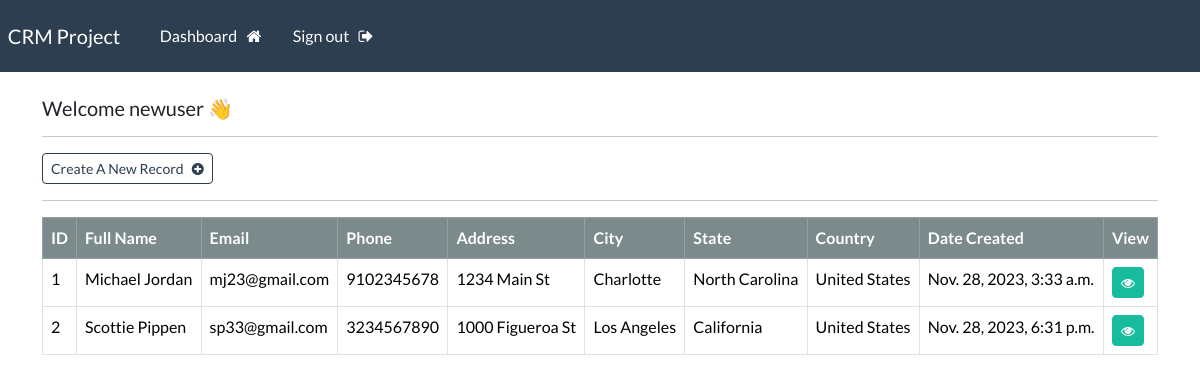
The page /dashboard (signed in) on the database its author committed.
### webapp/models.py (models this page shows, shortened)
class Record(models.Model):
    creation_date = models.DateTimeField(auto_now_add=True)
    first_name = models.CharField(max_length=100)
    last_name = models.CharField(max_length=100)
    email = models.CharField(max_length=255)
    phone = models.CharField(max_length=20)
    address = models.CharField(max_length=300)
    city = models.CharField(max_length=255)
    state = models.CharField(max_length=200)
    country = models.CharField(max_length=125)

### webapp/views.py (the view)
# urls.py: path('dashboard', views.dashboard, name="dashboard"),
@login_required(login_url='my-login')
def dashboard(request):
    my_records = Record.objects.all()
    context = {'records': my_records}
    return render(request, 'webapp/dashboard.html', context=context)

### webapp/templates/webapp/dashboard.html
{% extends 'webapp/base.html' %}
{% block content %}
    <h5> Welcome {{user}} 👋 </h5>
    <hr>
    <a href="{% url 'create-record' %}" class="btn btn-outline-primary btn-sm"> Create A New Record &nbsp; <i class="fa fa-plus-circle" aria-hidden="true"></i> </a>
    <hr>
    <table class="table table-hover table-bordered">
        <thead class="table-dark">
            <tr>
                <th scope="col">ID</th>
                <th scope="col">Full Name</th>
                <th scope="col">Email</th>
                <th scope="col">Phone</th>
                <th scope="col">Address</th>
                <th scope="col">City</th>
                <th scope="col">State</th>
                <th scope="col">Country</th>
                <th scope="col">Date Created</th>
                <th scope="col">View</th>
            </tr>
        </thead>
        <tbody>
        {% if records %}
            {% for record in records %}
            <tr>
                <td> {{record.id}} </td>
                <td> {{record.first_name}} {{record.last_name}} </td>
                <td> {{record.email}} </td>
                <td> {{record.phone}} </td>
                <td> {{record.address}} </td>
                <td> {{record.city}} </td>
                <td> {{record.state}} </td>
                <td> {{record.country}} </td>
                <td> {{record.creation_date}} </td>
                <td> <a class="btn btn-success btn-sm" href="{% url 'record' record.id %}"><i class="fa fa-eye" aria-hidden="true"></i></a> </td>
            </tr>
            {% endfor %}
        {% endif %}
        </tbody>
    </table>
{% endblock %}

### webapp/templates/webapp/base.html (shortened to what this page needs)
{% load static %}
<!DOCTYPE html>
<html lang="en">
<head>
    <link rel="stylesheet" href="https://bootswatch.com/5/flatly/bootstrap.min.css" type="text/css">
    <link rel="stylesheet" href="{% static 'css/styles.css' %}">
    <link rel="stylesheet" href="https://cdnjs.cloudflare.com/ajax/libs/font-awesome/4.7.0/css/font-awesome.min.css">
</head>
<body>
    {% include 'webapp/navbar.html' %}
    <div class="container">
        <br>
        {% block content %}
        {% endblock %}
    </div>
</body>
</html>

### webapp/templates/webapp/navbar.html (shortened to what this page needs)
<nav class="navbar navbar-expand-lg navbar-dark bg-primary justify-content-center">
    <a class="navbar-brand main-heading" href="{% url '' %}">
      &nbsp; CRM Project
    </a>
      <div class="collapse navbar-collapse text-center" id="navbarNavDropdown">
        <ul class="navbar-nav mr-auto">
          {% if user.is_authenticated %}
            <li class="nav-item">
              <a class="nav-link" href="{% url 'dashboard' %}">Dashboard &nbsp; <i class="fa fa-home" aria-hidden="true"></i> </a>
            </li>
            <li class="nav-item">
              <a class="nav-link" href="{% url 'logout-user' %}">Sign out &nbsp; <i class="fa fa-sign-out" aria-hidden="true"></i> </a>
            </li>
        </ul>
        {% endif %}
      </div>
  </nav>

### rows shown on the page
Record: id "1", first_name "Michael", last_name "Jordan", email "mj23@gmail.com", phone "9102345678", address "1234 Main St", city "Charlotte", state "North Carolina", country "United States", creation_date "Nov. 28, 2023, 3:33 a.m."
Record: id "2", first_name "Scottie", last_name "Pippen", email "sp33@gmail.com", phone "3234567890", address "1000 Figueroa St", city "Los Angeles", state "California", country "United States", creation_date "Nov. 28, 2023, 6:31 p.m."

### other values the page prints
{{ user }} "newuser"
